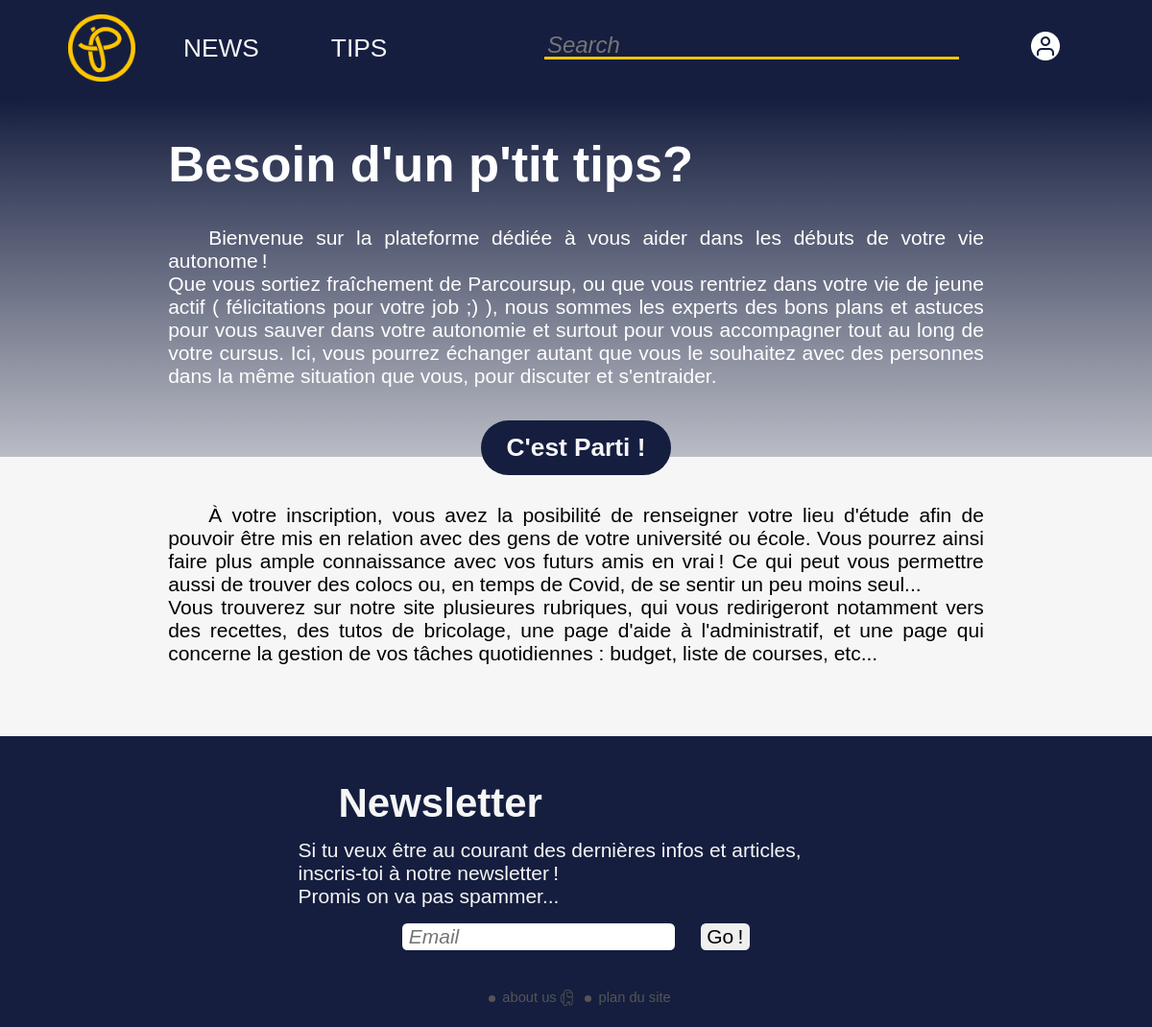
/, run on an earlier commit of the app's database.
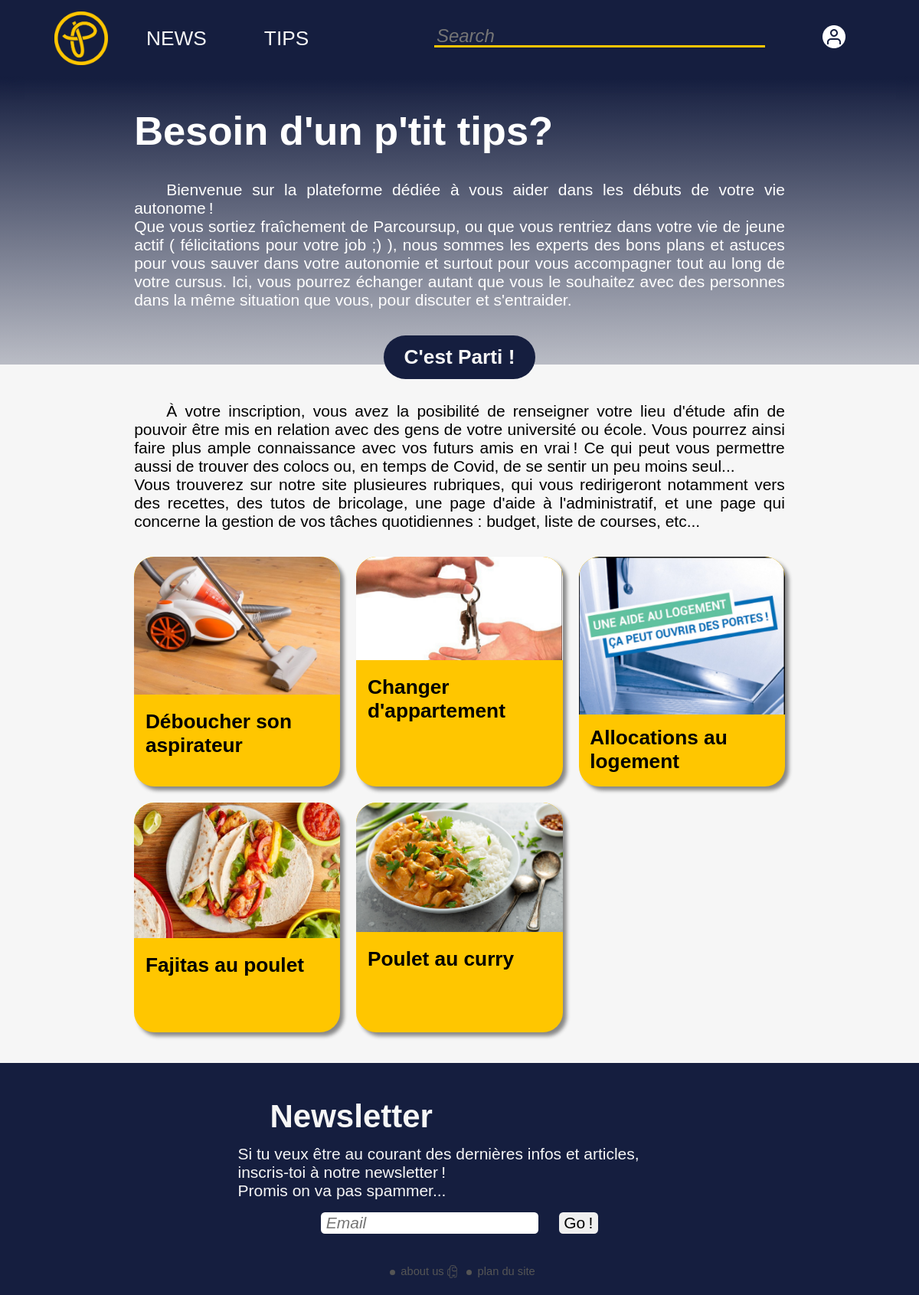
And on a later commit of the database.
### tables this page shows
CREATE TABLE `article` (
  `idArticle` int(11) NOT NULL,
  `titre` varchar(50) NOT NULL,
  `date` date NOT NULL,
  `auteur` varchar(50) NOT NULL,
  `type` varchar(50) NOT NULL,
  `attributs` longtext NOT NULL DEFAULT '{"tags":[],"price":0,"time":0,"diff":0}',
  `contenu` longtext NOT NULL DEFAULT '{"1":""}',
  `medias` mediumtext NOT NULL DEFAULT '{"cover":""}'
);

### index.php (the view, shortened to what this page needs)
<?php
$keys=file_get_contents("./keys.json",true);
$dbAcess=json_decode($keys,true)["databaseAcess"];
$mysqli=new mysqli("localhost",$dbAcess["username"],$dbAcess["password"],"ptitips");
$mysqli->set_charset('utf8mb4');
$result=$mysqli->query("SELECT `idArticle`, `titre`, `medias` FROM `article` ORDER BY `date` LIMIT 6;");
if($result!=false and $result->num_rows>0){
    $articles=array();
    while($row=$result->fetch_assoc()){
        array_push($articles,$row);
    };
}else{
    $articles=[];
};
?>
<!DOCTYPE html>
<html lang='fr'>
    <head>
        <link rel='stylesheet' href='style.css'/>
    </head>
    <body><div class="content gradient">
        <header>
            <nav class="nav nav--left">
                <a class="nav-item nav-item--logo" href="/">
                    <img class="logo" src="favicons/logo.png" height=70 alt="Ptitips"/>
                </a>
                <a class="nav-item nav-item--text" href="test.html">NEWS</a>
                <div class="nav-item" id="tips">
                    <a class="nav-item nav-item--text" href="search">TIPS</a>
                </div>
            </nav>
            <nav class="nav nav--right">
                <div class="nav-item" id="usericon">
                    <?php
                    if(isset($_SESSION['logged']) && $_SESSION['logged'] ){
                        echo "<a class =\"nav-item nav-item--logo\" href=\"profile.php\"><img src=\"favicons/userw.png\" alt=\"Profil\"/></a>";
                        echo "<ul class=\"nav-item__dropdown\" id=\"usericonhover\">";
                        echo "<li><a href=\"profile.php\">Profil</a></li>";
                        echo "<li><a href=\"disconnect.php\">Déconnexion</a></li>";
                        echo "</ul>";
                    }else{
                        echo "<a class =\"nav-item nav-item--logo\" href=\"register.php\"><img src=\"favicons/userw.png\" alt=\"Inscription\"/></a>";
                    }
                    ?>
                </div>
                <form class="nav-item nav-item--searchbar" action="#" method="GET" name="searchbar">
                    <input type="text" id="searchbar" name="search" placeholder="Search"/>
                </form>
            </nav>
        </header>
        <main>
            <div class="content-item content-item--white">
                <h1>Besoin d'un p'tit tips?</h1>
            </div>
            <div class="content-item content-item--white">
                <p>Bienvenue sur la plateforme dédiée à vous aider dans les débuts de votre vie autonome&#8239;!<br/>
                Que vous sortiez fraîchement de Parcoursup, ou que vous rentriez dans votre vie de jeune actif
                (&nbsp;félicitations pour votre job ;)&nbsp;), nous sommes les experts des bons plans et astuces
                pour vous sauver dans votre autonomie et surtout pour vous accompagner tout au long de votre
                cursus. Ici, vous pourrez échanger autant que vous le souhaitez avec des personnes dans la
                même situation que vous, pour discuter et s'entraider.</p>
            </div>
            <div class="content-item">
                <button class="button--big" onclick="window.location.href='register.php';">C'est Parti !</button>
            </div>
            <div class="content-item">
                <p>&Agrave; votre inscription, vous avez la posibilité de renseigner votre lieu d'étude afin
                de pouvoir être mis en relation avec des gens de votre université ou école. Vous pourrez
                ainsi faire plus ample connaissance avec vos futurs amis en vrai&#8239;! Ce qui peut vous
                permettre aussi de trouver des colocs ou, en temps de Covid, de se sentir un peu moins seul...<br/>
                Vous trouverez sur notre site plusieures rubriques, qui vous redirigeront notamment vers
                des recettes, des tutos de bricolage, une page d'aide à l'administratif, et une page qui
                concerne la gestion de vos tâches quotidiennes : budget, liste de courses, etc...</p>
            </div>
            <div class="content-item card-wrap">
                <?php
                foreach($articles as &$item){
                    echo "<a href=\"article.php?art={$item['idArticle']}\" class='card'><div>";
                    $cover=json_decode($item['medias'])->cover;
                    echo "<div class='card__img'><img src=\"images/{$cover}\" alt=\"{$item['titre']}\"/></div>";
                    echo "<div class='card__text'><h1>{$item['titre']}</h1></div></div></a>";
                }
                ?>
            </div>
        </main>
        <footer>
            <form id="newsletter" action="newsletter.php" method="POST" target="_self">
                <h2>Newsletter</h2>
                <p>Si tu veux être au courant des dernières infos et articles, inscris-toi à notre newsletter&#8239;!<br/>Promis on va pas spammer...</p>
                <div class="newsletter__email">
                    <input id="nl-email__field" type="email" name="nl-email" placeholder="Email"/>
                    <input id="nl-email__submit" type="submit" name="nl-submit" value="Go&#8239;!">
                </div>
            </form>
            <nav class="about">
                <a href="about-us.php">about us <img src="/favicons/amogus.png" height=10 alt=""/></a>
                <a href="sitemap.php">plan du site</a>
            </nav>
        </footer>
    </div></body>
</html>

### style.css (style rules this page uses)
:root { height:100%; font-size: 12px; font-family: 'Courier New', Courier, monospace; overflow-x: hidden; overflow-y: scroll; box-sizing: border-box; display: block; background-color: var(--dark-blue); --yellow:#FFC600; --dark-blue:#151E3F; --light-grey:#F6F6F6; }
html, body, div, span, applet, object, iframe, h1, h2, h3, h4, h5, h6, p, blockquote, input, pre, a, address, big, cite, code, del, em, img, strong, var, ol, ul, li, fieldset, form, label, legend, table, caption, tr, th, td, article, embed, header, main, footer, hgroup, menu, nav, output, button { margin: 0; padding: 0; border: 0; font: inherit; font-size: inherit; font-family: inherit; vertical-align: baseline; box-sizing: inherit; outline: none; }
body { font-size: 1.75rem; font-family: 'Trebuchet MS', 'Lucida Sans Unicode', 'Lucida Grande', 'Lucida Sans', Arial, sans-serif; background-color: var(--dark-blue); color: black; }
.content { background-color: var(--light-grey); position: relative; z-index: 1; }
h1 { font-size: 2.5em; color: inherit; font-weight: bold; padding-bottom: .1em; }
h2 { font-size: 1.75em; color: inherit; font-weight: bold; padding-bottom: .3em; }
p { font-size: inherit; color: inherit; padding-bottom: 0.25em; }
a { color:inherit; text-decoration: none; }
button { display: block; cursor: pointer; border-radius: 5px; padding: 3px 5px; }
input { display: inline-block; padding: .1em .3em; margin: .5em; border-radius: .25em; }
input::placeholder { font-style: italic; }
.gradient::before { content: ""; display: block; position: absolute; min-height: 376px; width: 100%; top: 100px; left: 0; z-index: -1; background: linear-gradient(180deg, #151E3F 0%, #151E3F44 100%); }
header { background-color: var(--dark-blue); position: -webkit-sticky; position: sticky;top: 0; height: 100px; margin: 0; padding: 0 1em; display: flex; flex-direction: row; justify-content: space-between; align-items: center; box-shadow: 0 0 20px var(--dark-blue); z-index: 99; }
.nav { display:flex; flex-flow: row nowrap; align-items: inherit; margin: 0 25px; align-items: center; }
.nav--left { flex: 1 1 auto; }
.nav--right { flex-direction: row-reverse; flex: 3 1 auto; }
.nav-item { position: relative; color: var(--light-grey); padding: 0 25px; }
.nav-item--text { font-size: 1.25em; }
.nav-item--logo { width: auto; height: 100%; align-items: center; font-size: 0; }
.logo { font-size:2em; color:var(--yellow); }
.nav-item--searchbar { font-size: 0; flex-grow: inherit; text-align: right; }
#searchbar { background-color: var(--dark-blue); box-sizing: border-box; margin: 0; height: 100%; width: 100%; min-width: 150px; max-width: 500px; height: 2rem; border-bottom: 3px solid var(--yellow); border-top: none; border-left: none; border-right: none; border-radius: 0; font-size: 2rem; padding: 3px; padding-bottom: 7px; color: var(--yellow); }
main { display: block; padding: 1.2em; margin: auto; max-width: 900px; }
.content-item { padding: .7em 0; text-align: justify; }
.content-item>p { text-indent: 2em; }
.content-item--white { color: white; }
.button--big { margin: auto; color:var(--light-grey); background-color:var(--dark-blue); font-size: 1.25em; font-weight: bold; border-radius: 1.25em; padding: 0.5em 1em; }
.subtitle p,button { margin-left: 1em; }
.card-wrap { display: grid; grid-template-columns: repeat(3, minmax(0, 1fr)); grid-gap: 1em; justify-content: space-evenly; }
.card>div { display: flex; flex-direction: column; border-radius: 1.25em; background-color: var(--yellow); height: 300px; max-height: 300px; box-shadow: 5px 5px 5px #888; }
.card__img { border-radius:1.25em 1.25em 0 0; overflow: hidden; flex-shrink: 3; }
.card__text { flex: none; padding: .7em; text-align: left; }
.card__img img { border-radius:1.25em 1.25em 0 0; width: 100%; height: auto; }
.card__text h1 { font-size: 1.25em; padding-left: 0; }
footer { background-color: var(--dark-blue); padding: 1em; text-align: center; }
#newsletter { margin: 25px 25%; text-align: left; }
#newsletter h2 { font-size: 2em; padding-left: 1em; color: var(--light-grey); }
#newsletter p { color: var(--light-grey); }
.newsletter__email { text-align: center; }
.about { display: inline-block; font-size: .7em; color: #555; }
.about a::before { content: ""; display: inline-block; height: .5em; width: .5em; margin: 0 .5em 0 .5em; background-color: #555; border-radius: 50%; vertical-align: middle; }
.about img { height: 1.2em; vertical-align: sub; }

What changed in the data, as far as the page shows it:
added article: shows a picture, titre "Déboucher son aspirateur"
added article: shows a picture, titre "Changer d'appartement"
added article: shows a picture, titre "Allocations au logement"
added article: shows a picture, titre "Fajitas au poulet"
added article: shows a picture, titre "Poulet au curry"
